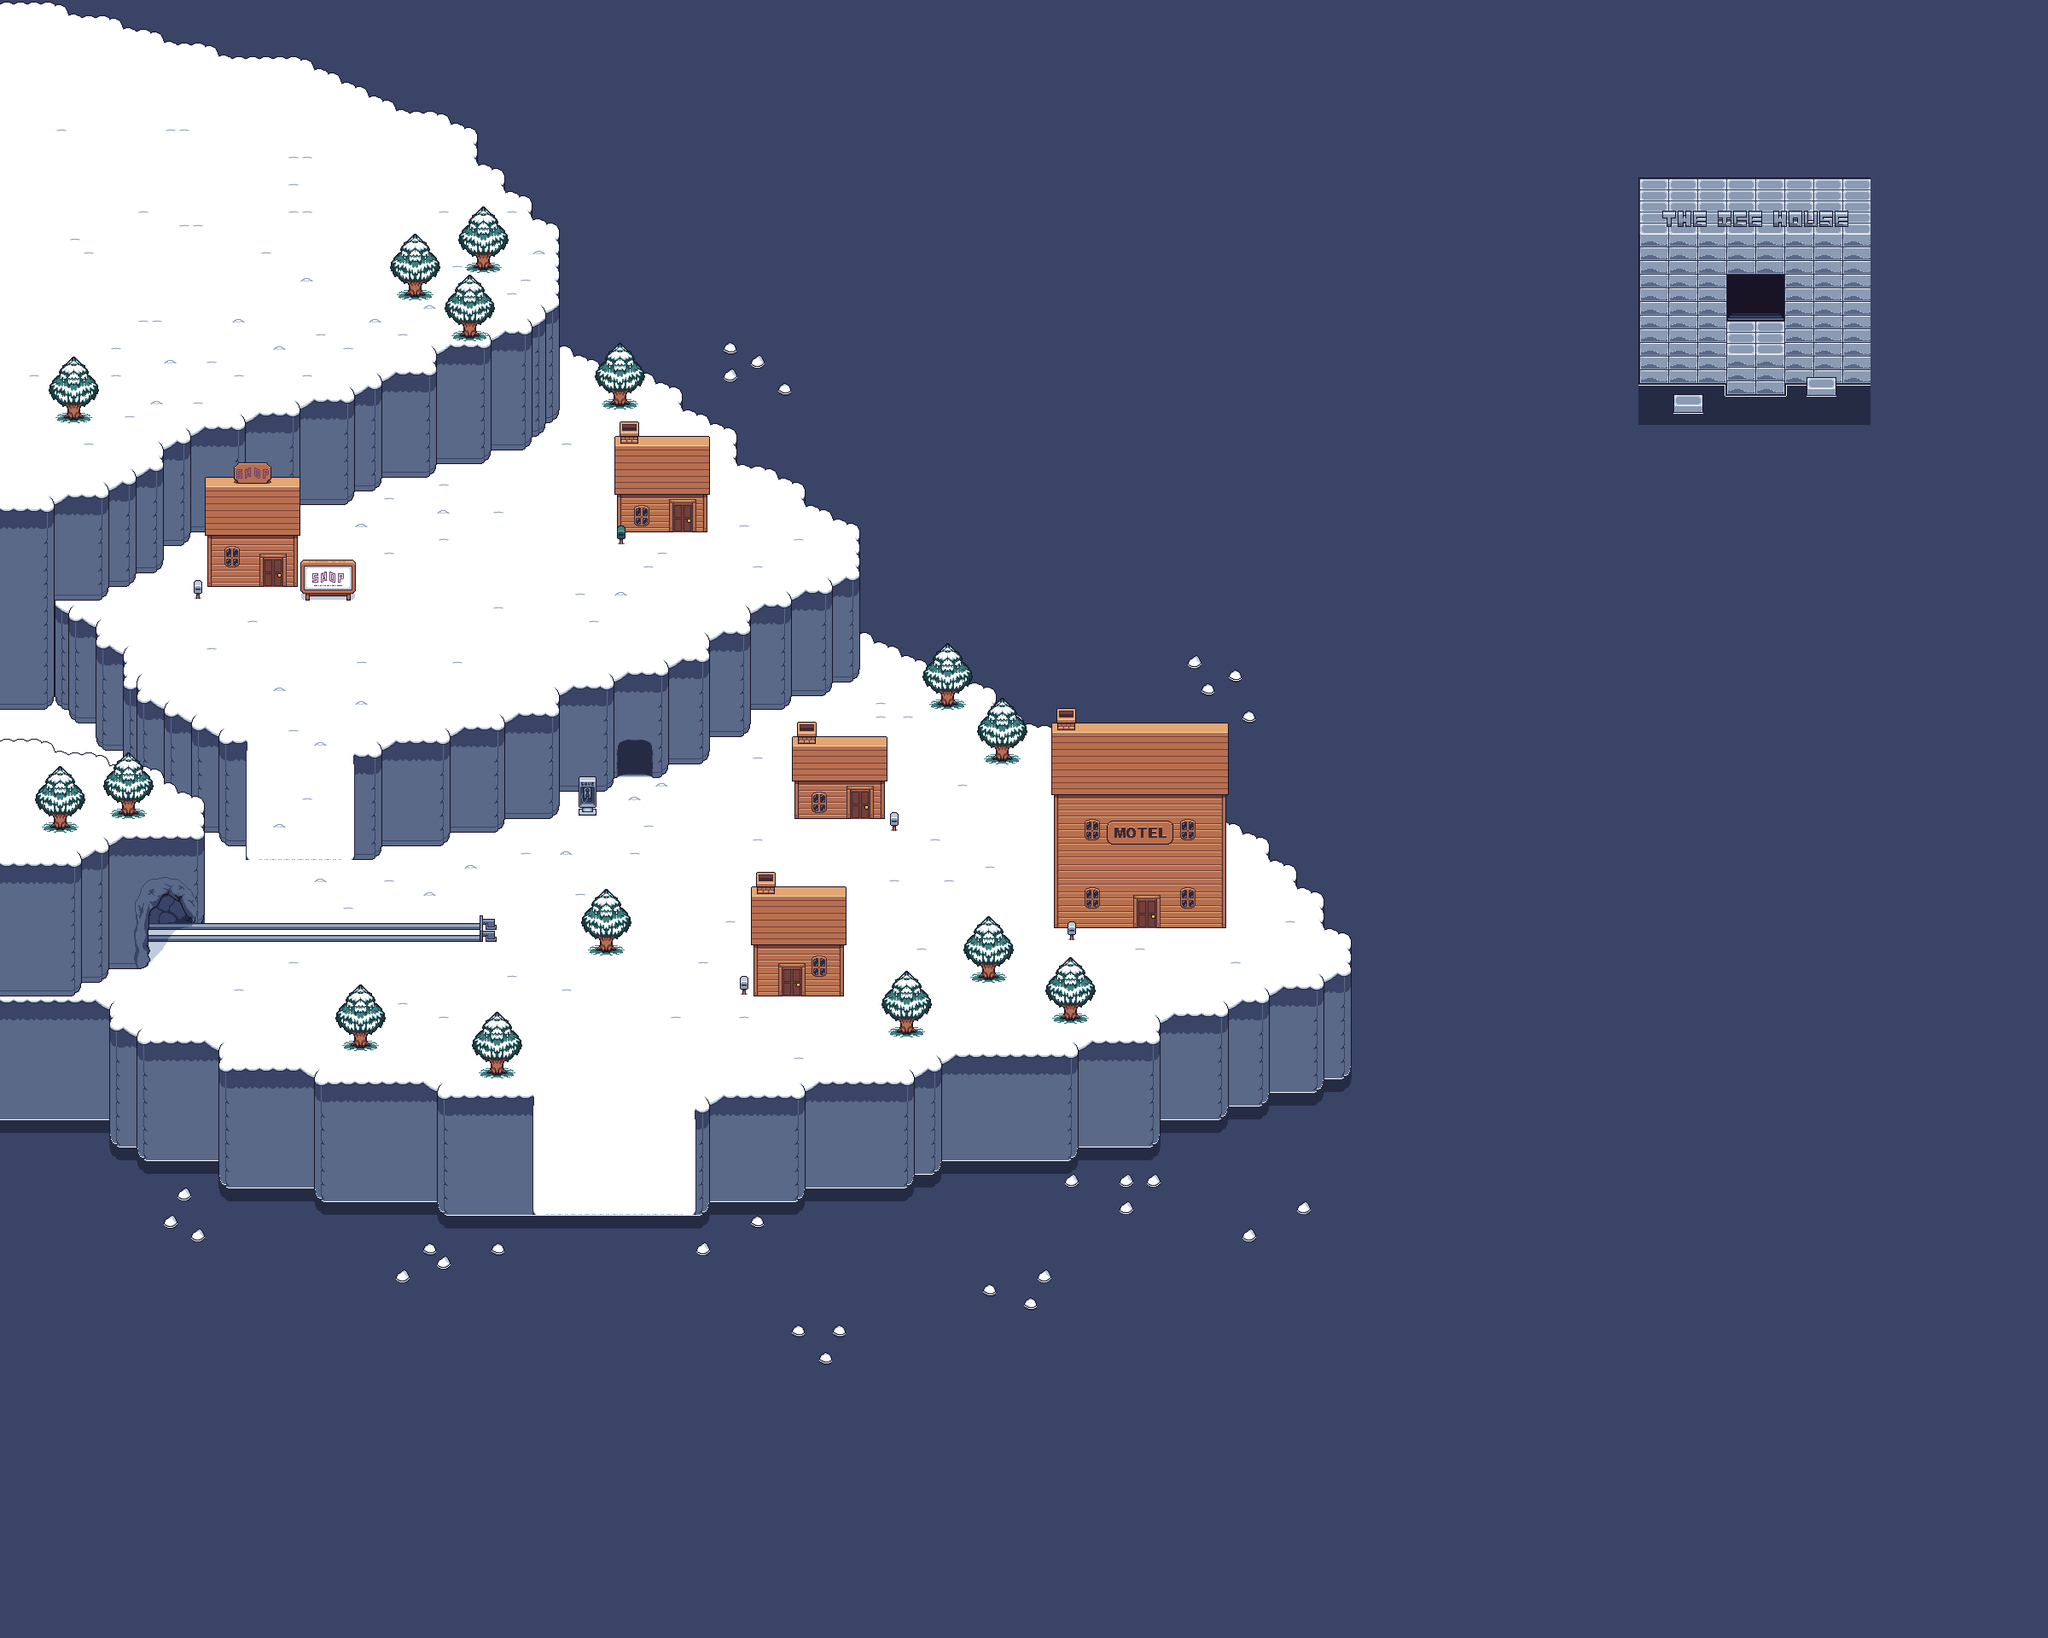

Below is a game level as drawn by its tile map, then a one-line description and the .tmx that defines it (tile-layer data replaced by summaries):
An orthogonal 150x120 tile map with 16x16 px tiles, 8 tile layers (Bottom, Below that, Below base, base, ...).

<map version="1.0" tiledversion="1.0.2" orientation="orthogonal" renderorder="right-down" width="150" height="120" tilewidth="16" tileheight="16" nextobjectid="1">
 <tileset firstgid="1" source="../Tileset/Firn tileset.tsx" />
 <layer name="Bottom" width="150" height="120">
  <data>[18000 cells, 18000 non-empty, 1 distinct tile ids]</data>
 </layer>
 <layer name="Below that" width="150" height="120">
  <data>[18000 cells, 332 non-empty, 325 distinct tile ids]</data>
 </layer>
 <layer name="Below base" width="150" height="120">
  <data>[18000 cells, 111 non-empty, 5 distinct tile ids]</data>
 </layer>
 <layer name="base" width="150" height="120">
  <data>[18000 cells, 5352 non-empty, 43 distinct tile ids]</data>
 </layer>
 <layer name="above base" width="150" height="120">
  <data>[18000 cells, 659 non-empty, 148 distinct tile ids]</data>
 </layer>
 <layer name="Above that" width="150" height="120">
  <data>[18000 cells, 450 non-empty, 79 distinct tile ids]</data>
 </layer>
 <objectgroup name="Objects" />
 <layer name="Top" width="150" height="120">
  <data>[18000 cells, 279 non-empty, 33 distinct tile ids]</data>
 </layer>
 <layer name="Toppa" width="150" height="120">
  <data>[18000 cells, 18 non-empty, 14 distinct tile ids]</data>
 </layer>
</map>
